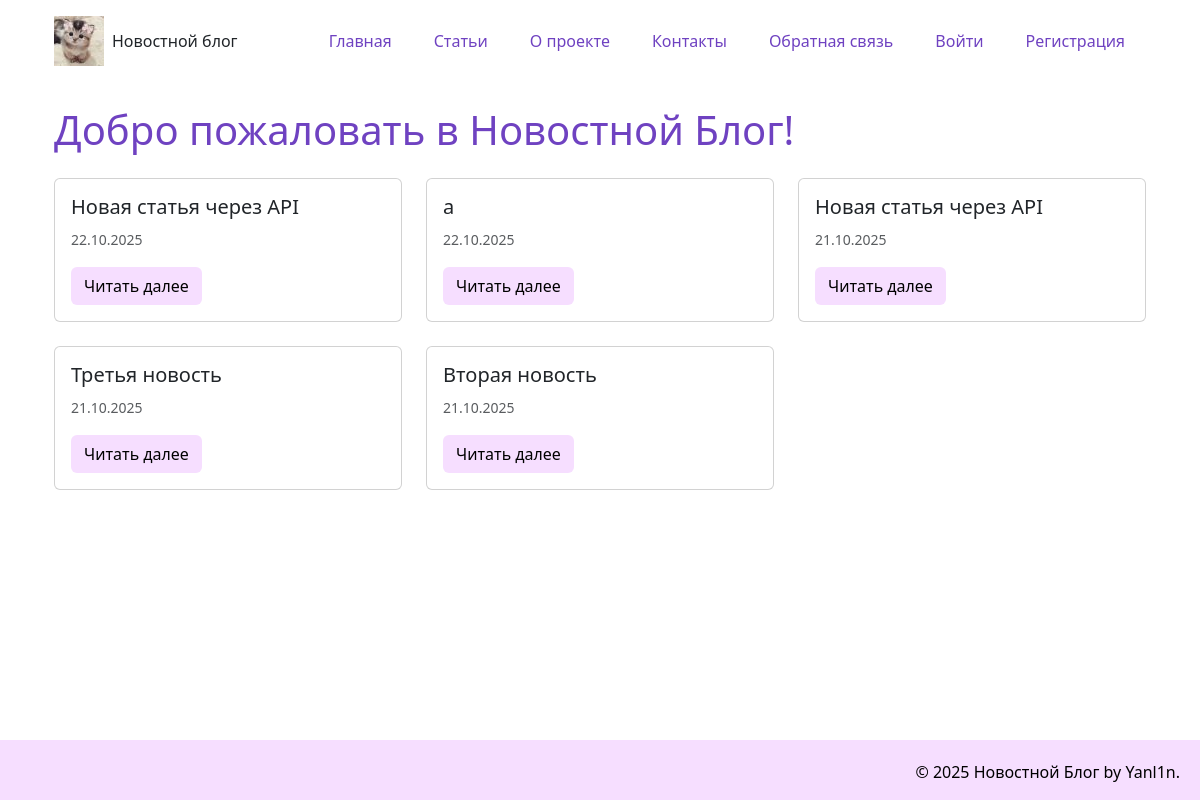
Before: / with the older database file.
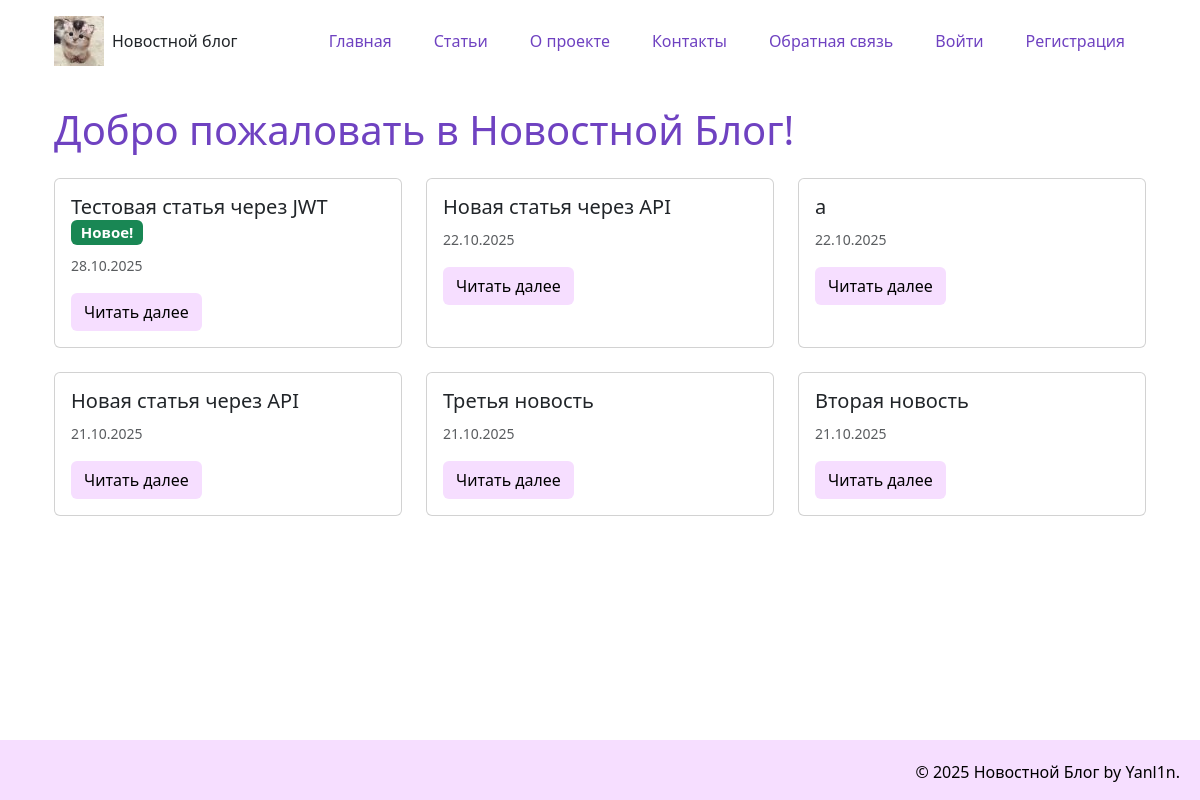
After: the same page with the newer database file.
### models.py (models this page shows, shortened)
class Article(data_base.Model):
    __tablename__= "article"
    id = data_base.Column(data_base.Integer, primary_key = True)
    title = data_base.Column(data_base.String(200), nullable=False)
    text = data_base.Column(data_base.Text, nullable=False)
    date = data_base.Column(data_base.DateTime, default=datetime.utcnow)
    user_id = data_base.Column(data_base.Integer, data_base.ForeignKey('user.id'), nullable=False)
    category = data_base.Column(data_base.String(50), default='Общая')
    comment = data_base.relation('Comment', backref='article', lazy='dynamic')

### app.py (the view)
@app.route("/index")
@app.route("/")
def index():
    articles = Article.query.order_by(Article.date.desc()).limit(6).all()
    return render_template('index.html', articles=articles, current_date=date.today())

### app.py (called while the page is built)
@app.before_request
def before_request():
    if not current_user.is_authenticated:
        jwt_token = request.cookies.get('jwt_token')
        if jwt_token:
            payload = jwt_manager.verify_token(jwt_token)
            if payload:
                user = User.query.get(payload['user_id'])
                if user:
                    login_user(user)

### templates/index.html (shortened to what this page needs)
{% extends 'base.html' %}
{% block content%}
<h1>Добро пожаловать в Новостной Блог!</h1>
<div class="row mt-4">
    {% for article in articles %}
    <div class="col-md-6 col-lg-4 mb-4">
        <div class="card h-100">
            <div class="card-body">
                <h5 class="card-title">
                    {{ article.title }}
                    {% if article.date.date() == current_date %}
                    <span class="badge bg-success">Новое!</span>
                    {% endif %}
                </h5>
                <p class="card-text">
                    <small class="text-muted">{{ article.date.strftime('%d.%m.%Y') }}</small>
                </p>
                <a href="{{ url_for('news_article', id=article.id) }}" class="btn btn-custom">Читать далее</a>
            </div>
        </div>
    </div>
    {% endfor %}
</div>
{%  endblock %}

Changed rows visible on the page:
added Article: title "Тестовая статья через JWT", shows "Новое!", date "28.10.2025"
